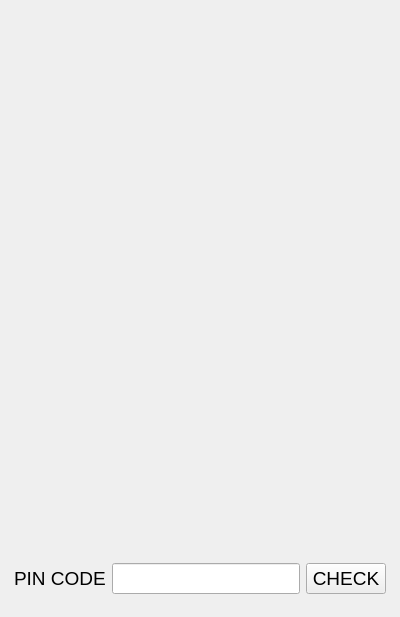
<?xml version="1.0" encoding="UTF-8"?>
<ui version="4.0">
 <class>StageSelectProduct</class>
 <widget class="QWidget" name="StageSelectProduct">
  <property name="geometry">
   <rect>
    <x>0</x>
    <y>0</y>
    <width>400</width>
    <height>617</height>
   </rect>
  </property>
  <property name="windowTitle">
   <string>Form</string>
  </property>
  <layout class="QGridLayout" name="gridLayout">
   <property name="leftMargin">
    <number>0</number>
   </property>
   <property name="topMargin">
    <number>0</number>
   </property>
   <property name="rightMargin">
    <number>0</number>
   </property>
   <property name="bottomMargin">
    <number>0</number>
   </property>
   <property name="spacing">
    <number>0</number>
   </property>
   <item row="0" column="0">
    <widget class="QWidget" name="wBg" native="true">
     <layout class="QGridLayout" name="gridLayout_2" rowstretch="9,1">
      <item row="0" column="0">
       <widget class="QWidget" name="widget" native="true">
        <layout class="QGridLayout" name="gridLayout_4" rowstretch="1,2">
         <property name="leftMargin">
          <number>0</number>
         </property>
         <property name="topMargin">
          <number>0</number>
         </property>
         <property name="rightMargin">
          <number>0</number>
         </property>
         <property name="bottomMargin">
          <number>0</number>
         </property>
         <item row="0" column="0">
          <widget class="LayerProductContent" name="wContent" native="true"/>
         </item>
         <item row="1" column="0">
          <widget class="QWidget" name="wBtnGroup" native="true"/>
         </item>
        </layout>
       </widget>
      </item>
      <item row="1" column="0">
       <widget class="QWidget" name="widget_2" native="true">
        <property name="font">
         <font>
          <pointsize>14</pointsize>
         </font>
        </property>
        <layout class="QGridLayout" name="gridLayout_3">
         <property name="leftMargin">
          <number>5</number>
         </property>
         <property name="topMargin">
          <number>0</number>
         </property>
         <property name="rightMargin">
          <number>5</number>
         </property>
         <property name="bottomMargin">
          <number>0</number>
         </property>
         <item row="0" column="1">
          <widget class="QLineEdit" name="lineEdit"/>
         </item>
         <item row="0" column="2">
          <widget class="QPushButton" name="pushButton">
           <property name="text">
            <string>CHECK</string>
           </property>
          </widget>
         </item>
         <item row="0" column="0">
          <widget class="QLabel" name="label">
           <property name="text">
            <string>PIN CODE</string>
           </property>
          </widget>
         </item>
        </layout>
       </widget>
      </item>
     </layout>
    </widget>
   </item>
  </layout>
 </widget>
 <customwidgets>
  <customwidget>
   <class>LayerProductContent</class>
   <extends>QWidget</extends>
   <header>LayerProductContent.h</header>
   <container>1</container>
  </customwidget>
 </customwidgets>
 <resources/>
 <connections/>
</ui>
